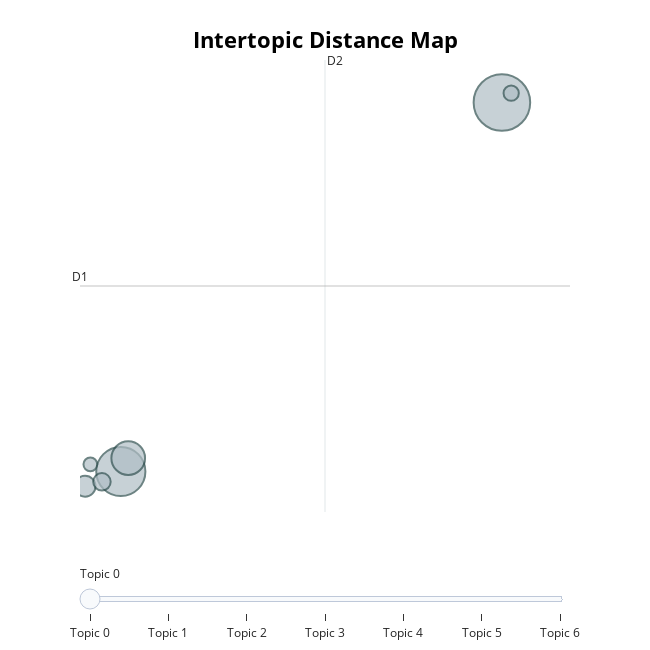

Write notebook code for a chart like this one.
### Code cell
topicModel.visualize_topics()

### Figure 1 — Plotly figure (JSON) as saved in the notebook; plotly's stock layout.template omitted (floating-point values rounded to 4 significant figures)
{"data": [{"customdata": [[0, "opiates | heroin | drugs | pills | oxy", 220], [1, "writing | read | reading | haha | hahaha", 166], [2, "dealers | dealer | vendor | buy | sell", 78], [3, "cop | restraining | cops | police | call", 30], [4, "butthurt | idiot | stupid | quote | read", 21], [5, "vein | veins | needles | needle | abscess", 16], [6, "subs | sub | block | stop | for", 13]], "hovertemplate": "<b>Topic %{customdata[0]}</b><br>%{customdata[1]}<br>Size: %{customdata[2]}", "legendgroup": "", "marker": {"color": "#B0BEC5", "line": {"color": "DarkSlateGrey", "width": 2}, "size": [220, 166, 78, 30, 21, 16, 13], "sizemode": "area", "sizeref": 0.1375, "symbol": "circle"}, "mode": "markers", "name": "", "orientation": "v", "showlegend": false, "type": "scatter", "x": [13.84, 0.06424, 0.3315, -1.228, -0.6187, 14.18, -1.038], "xaxis": "x", "y": [7.692, -5.694, -5.208, -6.227, -6.066, 8.027, -5.433], "yaxis": "y"}], "layout": {"annotations": [{"showarrow": false, "text": "D1", "x": -1.412, "y": 1.035, "yshift": 10}, {"showarrow": false, "text": "D2", "x": 7.445, "xshift": 10, "y": 9.231}], "height": 650, "hoverlabel": {"bgcolor": "white", "font": {"family": "Rockwell", "size": 16}}, "legend": {"itemsizing": "constant", "tracegroupgap": 0}, "margin": {"t": 60}, "shapes": [{"line": {"color": "#CFD8DC", "width": 2}, "type": "line", "x0": 7.445, "x1": 7.445, "y0": -7.161, "y1": 9.231}, {"line": {"color": "#9E9E9E", "width": 2}, "type": "line", "x0": -1.412, "x1": 16.3, "y0": 1.035, "y1": 1.035}], "sliders": [{"active": 0, "pad": {"t": 50}, "steps": [{"args": [{"marker.color": [["red", "#B0BEC5", "#B0BEC5", "#B0BEC5", "#B0BEC5", "#B0BEC5", "#B0BEC5"]]}], "label": "Topic 0", "method": "update"}, {"args": [{"marker.color": [["#B0BEC5", "red", "#B0BEC5", "#B0BEC5", "#B0BEC5", "#B0BEC5", "#B0BEC5"]]}], "label": "Topic 1", "method": "update"}, {"args": [{"marker.color": [["#B0BEC5", "#B0BEC5", "red", "#B0BEC5", "#B0BEC5", "#B0BEC5", "#B0BEC5"]]}], "label": "Topic 2", "method": "update"}, {"args": [{"marker.color": [["#B0BEC5", "#B0BEC5", "#B0BEC5", "red", "#B0BEC5", "#B0BEC5", "#B0BEC5"]]}], "label": "Topic 3", "method": "update"}, {"args": [{"marker.color": [["#B0BEC5", "#B0BEC5", "#B0BEC5", "#B0BEC5", "red", "#B0BEC5", "#B0BEC5"]]}], "label": "Topic 4", "method": "update"}, {"args": [{"marker.color": [["#B0BEC5", "#B0BEC5", "#B0BEC5", "#B0BEC5", "#B0BEC5", "red", "#B0BEC5"]]}], "label": "Topic 5", "method": "update"}, {"args": [{"marker.color": [["#B0BEC5", "#B0BEC5", "#B0BEC5", "#B0BEC5", "#B0BEC5", "#B0BEC5", "red"]]}], "label": "Topic 6", "method": "update"}]}], "title": {"font": {"color": "Black", "size": 22}, "text": "<b>Intertopic Distance Map</b>", "x": 0.5, "xanchor": "center", "y": 0.95, "yanchor": "top"}, "width": 650, "xaxis": {"anchor": "y", "domain": [0, 1], "range": [-1.412, 16.3], "title": {"text": ""}, "visible": false}, "yaxis": {"anchor": "x", "domain": [0, 1], "range": [-7.161, 9.231], "title": {"text": ""}, "visible": false}}}
